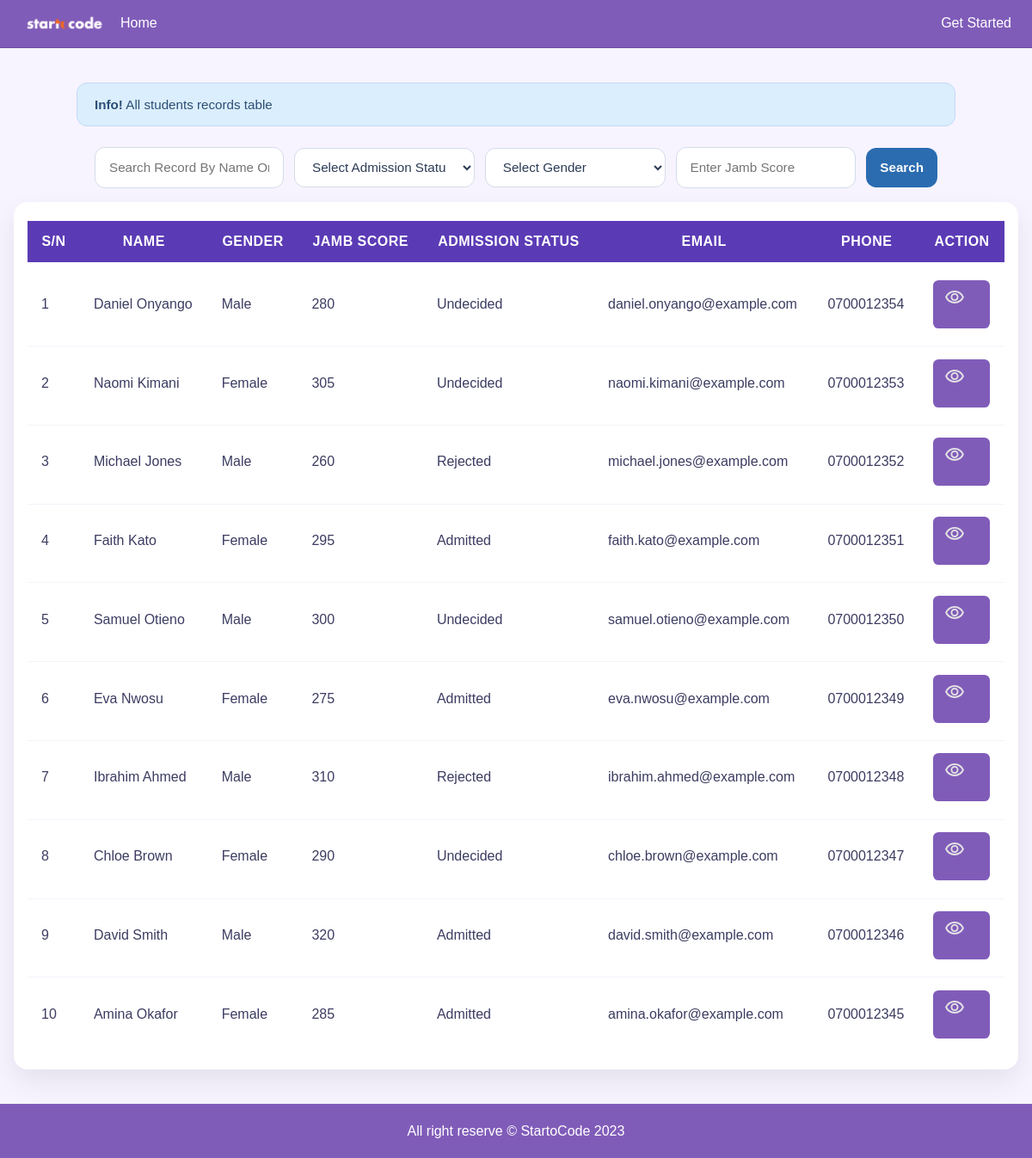
Page /success on the committed database.
### tables this page shows
CREATE TABLE students (
    id INTEGER PRIMARY KEY AUTOINCREMENT,
    first_name TEXT NOT NULL,
    last_name TEXT NOT NULL,
    address TEXT NOT NULL,
    email TEXT NOT NULL,
    phone TEXT NOT NULL,
    date_of_birth TEXT NOT NULL,
    gender TEXT NOT NULL,
    country TEXT NOT NULL,
    course TEXT NOT NULL,
    image_name TEXT NOT NULL,
    jamb_score TEXT,
    admission_status TEXT DEFAULT 'undecided',
    created_at TIMESTAMP DEFAULT CURRENT_TIMESTAMP
);

### app.py (the view)
@app.route('/success')
def success():
    conn = sqlite3.connect(DB_PATH)
    conn.row_factory = sqlite3.Row
    students = conn.execute(
        'SELECT id, first_name, last_name, email, phone, gender, jamb_score, admission_status FROM students ORDER BY id DESC'
    ).fetchall()
    conn.close()
    return render_template('success.html', students=students)

### templates/success.html (shortened to what this page needs)
{% extends "base.html" %}
{% block content %}
<div class="success-page">
    <div class="info-banner">
        <strong>Info!</strong> All students records table
    </div>
    <div class="filter-bar">
        <input type="text" class="filter-input" placeholder="Search Record By Name Only">
        <select class="filter-input">
            <option>Select Admission Status</option>
        </select>
        <select class="filter-input">
            <option>Select Gender</option>
        </select>
        <input type="text" class="filter-input" placeholder="Enter Jamb Score">
        <button class="search-btn" type="button">Search</button>
    </div>
    <div class="table-card records-card">
        <table class="student-table">
            <thead>
                <tr>
                    <th>S/n</th>
                    <th>Name</th>
                    <th>Gender</th>
                    <th>Jamb Score</th>
                    <th>Admission Status</th>
                    <th>Email</th>
                    <th>Phone</th>
                    <th>Action</th>
                </tr>
            </thead>
            <tbody>
                {% for student in students %}
                <tr>
                    <td>{{ loop.index }}</td>
                    <td>{{ student.first_name }} {{ student.last_name }}</td>
                    <td>{{ student.gender }}</td>
                    <td>{{ student.jamb_score or '-' }}</td>
                    <td>{{ student.admission_status or 'undecided' }}</td>
                    <td>{{ student.email }}</td>
                    <td>{{ student.phone }}</td>
                    <td>
                        <a class="view-btn" href="{{ url_for('student_detail', student_id=student.id) }}"><img src="{{ url_for('static', filename='images/eye.svg') }}" alt="View Details"></a>
                    </td>
                </tr>
                {% else %}
                <tr>
                    <td colspan="8">No students registered yet.</td>
                </tr>
                {% endfor %}
            </tbody>
        </table>
    </div>
</div>
{% endblock content %}

### static/css/styles.css (style rules this page uses)
body { margin: 0; font-family: Arial, sans-serif; background-color: #f7f4ff; color: #222; display: flex; flex-direction: column; min-height: 100vh; }
.success-page { padding: 2.5rem 1rem; }
.info-banner { max-width: 980px; margin: 0 auto 1.5rem; padding: 1rem 1.25rem; background-color: #dbeefd; border: 1px solid #c4d9f7; border-radius: 0.75rem; color: #2b4e75; font-size: 0.95rem; }
.filter-bar { max-width: 980px; margin: 0 auto 1rem; display: grid; grid-template-columns: minmax(220px, 1fr) minmax(200px, 1fr) minmax(200px, 1fr) minmax(180px, 1fr) auto; gap: 0.75rem; align-items: center; }
.filter-input, .search-btn { height: 46px; border-radius: 0.75rem; border: 1px solid #d4dbea; font-size: 0.95rem; padding: 0 1rem; }
.filter-input { background: #ffffff; color: #2b3b55; }
.search-btn { background-color: #2b6cb0; color: #ffffff; border: none; cursor: pointer; font-weight: 700; transition: background-color 0.2s ease; }
.student-table { width: 100%; border-collapse: separate; border-spacing: 0 0.4rem; }
.student-table thead th { padding: 0.95rem 1rem; background-color: #5b3bb5; color: #ffffff; font-weight: 700; text-transform: uppercase; letter-spacing: 0.03em; border: none; }
.student-table tbody tr { background: #ffffff; border-radius: 0.9rem; }
.student-table td { padding: 0.9rem 1rem; border: none; color: #3c3c62; vertical-align: middle; }
.student-table tbody tr + tr td { border-top: 1px solid #f2f4fb; }
.table-card { background: #ffffff; padding: 1rem; border-radius: 1rem; box-shadow: 0 14px 32px rgba(0, 0, 0, 0.08); overflow-x: auto; }
.view-btn { display: inline-flex; align-items: center; justify-content: center; width: 40px; height: 40px; background-color: #2b6cb0; color: #ffffff; border-radius: 0.75rem; text-decoration: none; transition: background-color 0.2s ease; }
.view-btn { display: inline-block; padding: 0.5rem 0.8rem; background-color: #805cb9; color: #ffffff; border-radius: 0.4rem; text-decoration: none; }

### rows in the picture
students: first_name "Daniel", last_name "Onyango", gender "Male", jamb_score "280", admission_status "Undecided", email "daniel.onyango@example.com", phone "0700012354"
students: first_name "Naomi", last_name "Kimani", gender "Female", jamb_score "305", admission_status "Undecided", email "naomi.kimani@example.com", phone "0700012353"
students: first_name "Michael", last_name "Jones", gender "Male", jamb_score "260", admission_status "Rejected", email "michael.jones@example.com", phone "0700012352"
students: first_name "Faith", last_name "Kato", gender "Female", jamb_score "295", admission_status "Admitted", email "faith.kato@example.com", phone "0700012351"
students: first_name "Samuel", last_name "Otieno", gender "Male", jamb_score "300", admission_status "Undecided", email "samuel.otieno@example.com", phone "0700012350"
students: first_name "Eva", last_name "Nwosu", gender "Female", jamb_score "275", admission_status "Admitted", email "eva.nwosu@example.com", phone "0700012349"
students: first_name "Ibrahim", last_name "Ahmed", gender "Male", jamb_score "310", admission_status "Rejected", email "ibrahim.ahmed@example.com", phone "0700012348"
students: first_name "Chloe", last_name "Brown", gender "Female", jamb_score "290", admission_status "Undecided", email "chloe.brown@example.com", phone "0700012347"
students: first_name "David", last_name "Smith", gender "Male", jamb_score "320", admission_status "Admitted", email "david.smith@example.com", phone "0700012346"
students: first_name "Amina", last_name "Okafor", gender "Female", jamb_score "285", admission_status "Admitted", email "amina.okafor@example.com", phone "0700012345"
